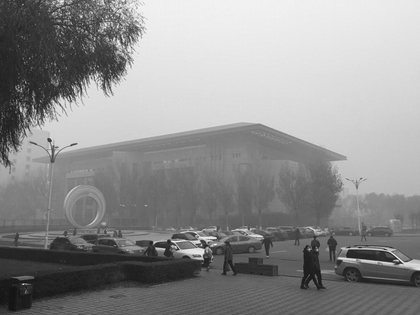
%> input picture 光电/matlab/dark_bayer/test1.bmp, 420 x 315 px, shrunk from 1024 x 768 before the run
$ octave dark_bayer.m   (GNU Octave 9; MATLAB toolbox functions it lacks are replaced by stand-ins)
%> lines starting %> are read from the running program, lines starting %| are printed output that depends on the picture; in (x1, y1, x2, y2) boxes, pixels count from 0 and x2, y2 are one past the last pixel; in counts of white or black regions, pixels touching at a corner belong together; the program's own positions count from 1
### 光电/matlab/dark_bayer/guidedfilter.m
function q = guidedfilter(I, p, r, eps)
%   GUIDEDFILTER   O(1) time implementation of guided filter.
%
%   - guidance image: I (should be a gray-scale/single channel image)
%   - filtering input image: p (should be a gray-scale/single channel image)
%   - local window radius: r
%   - regularization parameter: eps

[hei, wid] = size(I);
N = boxfilter(ones(hei, wid), r) ;% the size of each local patch; N=(2r+1)^2 except for boundary pixels.

mean_I = boxfilter(I, r) ./ N;
%mean_I = boxmean(I, r);
mean_p = boxfilter(p, r) ./ N;
%mean_p = boxmean(p, r);
mean_Ip = boxfilter(I.*p, r) ./ N;
%mean_Ip = boxmean(I.*p, r);
cov_Ip = mean_Ip - mean_I .* mean_p; % this is the covariance of (I, p) in each local patch.

mean_II = boxfilter(I.*I, r) ./ N;
%mean_II = boxmean(I.*I, r);
var_I = mean_II - mean_I .* mean_I;

a = cov_Ip ./ (var_I + eps); % Eqn. (5) in the paper;
b = mean_p - a .* mean_I; % Eqn. (6) in the paper;
mean_a = boxfilter(a, r) ./ N;
mean_b = boxfilter(b, r) ./ N;
q = mean_a .* I + mean_b; % Eqn. (8) in the paper;
%q = a .* I + b;
end

### 光电/matlab/dark_bayer/boxfilter.m
function imDst = boxfilter(imSrc, r)

%   BOXFILTER   O(1) time box filtering using cumulative sum
%
%   - Definition imDst(x, y)=sum(sum(imSrc(x-r:x+r,y-r:y+r)));
%   - Running time independent of r;
%   - Equivalent to the function: colfilt(imSrc, [2*r+1, 2*r+1], 'sliding', @sum);
%   - But much faster.

[hei, wid] = size(imSrc);
imDst = zeros(size(imSrc));

%cumulative sum over Y axis
imCum = cumsum(imSrc, 1);
%difference over Y axis
imDst(1:r+1, :) = imCum(1+r:2*r+1, :);
imDst(r+2:hei-r, :) = imCum(2*r+2:hei, :) - imCum(1:hei-2*r-1, :);
imDst(hei-r+1:hei, :) = repmat(imCum(hei, :), [r, 1]) - imCum(hei-2*r:hei-r-1, :);

%cumulative sum over X axis
imCum = cumsum(imDst, 2);
%difference over Y axis
imDst(:, 1:r+1) = imCum(:, 1+r:2*r+1);
imDst(:, r+2:wid-r) = imCum(:, 2*r+2:wid) - imCum(:, 1:wid-2*r-1);
imDst(:, wid-r+1:wid) = repmat(imCum(:, wid), [1, r]) - imCum(:, wid-2*r:wid-r-1);

end

### 光电/matlab/dark_bayer/bayer2rgb_3block.m
function image_turnback = bayer2rgb_3block(image_bayer_rggb)

[imageres_heigth,imageres_length]=size(image_bayer_rggb);

image_turnback = double(zeros(imageres_heigth,imageres_length,3));

%利用3*3邻域进行双线性插值
for i = 3:2:imageres_heigth-1                                                                                                                   %给所有的红色进行插值
    for j = 3:2:imageres_length-1
        image_turnback(i,j,2) = double(image_bayer_rggb(i,j-1) + image_bayer_rggb(i,j+1) + image_bayer_rggb(i-1,j) + image_bayer_rggb(i+1,j) )/4;               %恢复绿色插值
        image_turnback(i,j,3) = double(image_bayer_rggb(i-1,j-1) + image_bayer_rggb(i-1,j+1) + image_bayer_rggb(i+1,j-1) + image_bayer_rggb(i+1,j+1) )/4;               %恢复蓝色插值
    end
end

for i = 2:2:imageres_heigth-1                                                                                                                   %给所有的蓝色进行插值
    for j = 2:2:imageres_length-1
        image_turnback(i,j,2) = double(image_bayer_rggb(i,j-1) + image_bayer_rggb(i,j+1) + image_bayer_rggb(i-1,j) + image_bayer_rggb(i+1,j) )/4;               %恢复绿色插值
        image_turnback(i,j,1) = double(image_bayer_rggb(i-1,j-1) + image_bayer_rggb(i-1,j+1) + image_bayer_rggb(i+1,j-1) + image_bayer_rggb(i+1,j+1) )/4;               %恢复红色插值
    end
end

for i = 3:2:imageres_heigth-1                                                                                                                   %给所有的绿色进行插值
    for j = 2:2:imageres_length-1
         image_turnback(i,j,1) = double(image_bayer_rggb(i,j-1) + image_bayer_rggb(i,j+1))/2;       %恢复红色插值
         image_turnback(i,j,3) = double(image_bayer_rggb(i-1,j) + image_bayer_rggb(i+1,j))/2;       %恢复蓝色插值
    end
end

for i = 2:2:imageres_heigth-1
    for j = 3:2:imageres_length-1
         image_turnback(i,j,1) = double(image_bayer_rggb(i-1,j) + image_bayer_rggb(i+1,j))/2;       %恢复红色插值
         image_turnback(i,j,3) = double(image_bayer_rggb(i,j-1) + image_bayer_rggb(i,j+1))/2;       %恢复蓝色插值
    end
end

figure,imshow(uint8(round(image_turnback)),[0,255]);     %画出恢复后的全彩图像

### 光电/matlab/dark_bayer/dark_bayer.m
close all
clear all
clc

%窗口长度
window_size=4;

%雾的去除度
w=0.95;

%读取源图像
imageres=imread('test1.bmp');
%> imageres is the input picture: size 315x420 uint8; min 14, max 253, mean 143.2

figure,imshow(imageres,[0 255]);
%得到图像的长和宽
[imageres_heigth,imageres_length]=size(imageres);
%> imageres_heigth = 315; imageres_length = 420

%暗通道图像
imagedark=zeros(imageres_heigth,imageres_length);

%求取暗通道数据
for i=1:1:ceil(imageres_heigth/window_size)
    for j=1:1:ceil(imageres_length/window_size)
        x_min = (i-1)*window_size+1;
        x_max = min(x_min + window_size-1,imageres_heigth);
        y_min = (j-1)*window_size+1;
        y_max = min(y_min + window_size-1,imageres_length);
        imagedark(x_min:x_max,y_min:y_max) = uint8(ones(x_max-x_min+1,y_max-y_min+1))*min(reshape(imageres(x_min:x_max,y_min:y_max,1),(x_max-x_min+1)*(y_max-y_min+1),1));
        %temp(i,j)=min(minimageres);
    end
end
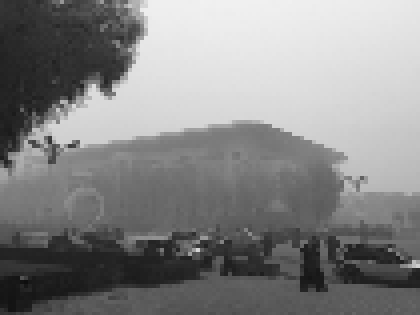
%> imagedark: size 315x420 double; min 14, max 241, mean 133.2

figure,imshow(imagedark,[0 255]);
clear minimageres;

%求取大气光值
[imagedarksort,imagedarkindex]=max(imagedark);
%> imagedarksort = 420 values, max 241 at index 201, min 144 at index 9, mean 225.8; imagedarkindex = 420 values, max 173 at index 5, min 1 at index 149, mean 39.74

%分离三个通道并
imageres_double=double(imageres);
atmo_light_value=0;
for i=1:1:imageres_length
    atmo_light_value=atmo_light_value+imageres_double(imagedarkindex(i),i);
end
%> this loop made 420 passes
%> atmo_light_value on passes 1 to 3: 165, 334, 503
%> after the loop, atmo_light_value = 95733

atmo_light_value = round(atmo_light_value/imageres_length);
%> atmo_light_value = 228

%求透射率，和大气光照无特别大的关系，小于0.1的需要特殊处理，有好多位置出现溢出的问题

image_tran_estimate=1-w*imagedark/max(atmo_light_value);

figure,imshow(image_tran_estimate,[0 1]);

%导向滤波,可以选择用灰度，还是用RGB中的某一个
image_tran_estimate = guidedfilter((imageres_double),image_tran_estimate*255,10,0.0001);
%> in boxfilter, `imDst(:, wid-r+1:wid) = repmat(imCum(:, wid), [1, r]) - imCum(:, wid-2..`: imDst: size 315x420 double; min 121, max 441, mean 428.3
%> in boxfilter (call 2), `imDst(hei-r+1:hei, :) = repmat(imCum(hei, :), [r, 1]) - imCum(hei-2*r:..`: imDst: size 315x420 double; min 382, max 5047, mean 2955.5
%> in boxfilter (call 2), `imDst(:, 1:r+1) = imCum(:, 1+r:2*r+1);`: imDst: size 315x420 double; min 387, max 68231, mean 3529.2
%> in boxfilter (call 2), `imDst(:, wid-r+1:wid) = repmat(imCum(:, wid), [1, r]) - imCum(:, wid-2..`: imDst: size 315x420 double; min 5501, max 105790, mean 61416.9
%> in boxfilter (call 3), `imDst(hei-r+1:hei, :) = repmat(imCum(hei, :), [r, 1]) - imCum(hei-2*r:..`: imDst: size 315x420 double; min -1.06, max 4910.9, mean 2344.9
%> in boxfilter (call 3), `imDst(:, 1:r+1) = imCum(:, 1+r:2*r+1);`: imDst: size 315x420 double; min -1.06, max 101785.4, mean 3896.4
%> in boxfilter (call 3), `imDst(:, wid-r+1:wid) = repmat(imCum(:, wid), [1, r]) - imCum(:, wid-2..`: imDst: size 315x420 double; min 82.88, max 101785.4, mean 48509.3
%> call 4 of boxfilter, with r = 10
%> in boxfilter (call 4), `imDst(hei-r+1:hei, :) = repmat(imCum(hei, :), [r, 1]) - imCum(hei-2*r:..`:
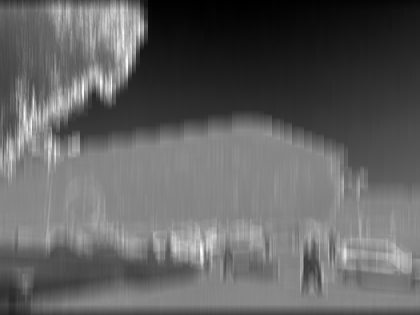
%> imDst: size 315x420 double; min -263.5, max 619181.4, mean 238654.1; drawn with min black and max white
%> in boxfilter (call 4), `imDst(:, 1:r+1) = imCum(:, 1+r:2*r+1);`: imDst: size 315x420 double; 2.62% of pixels changed, all inside (x1, y1, x2, y2) = (0, 0, 11, 315)
%> in boxfilter (call 4), `imDst(:, wid-r+1:wid) = repmat(imCum(:, wid), [1, r]) - imCum(:, wid-2..`: imDst: size 315x420 double; min 19886.8, max 9898051.3, mean 4952707
%> in guidedfilter, `mean_Ip = boxfilter(I.*p, r) ./ N;`:
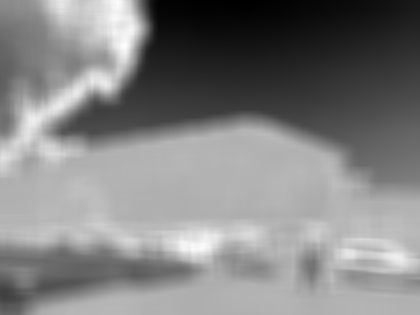
%> mean_Ip: size 315x420 double; min 86.09, max 22444.6, mean 11544.1; drawn with min black and max white
%> in guidedfilter, `cov_Ip = mean_Ip - mean_I .* mean_p;`:
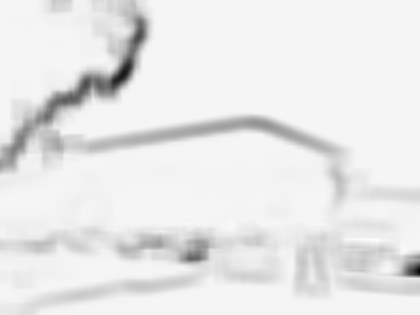
%> cov_Ip: size 315x420 double; min -4277.4, max 162, mean -222; drawn with min black and max white
%> call 5 of boxfilter, with r = 10
%> in boxfilter (call 5), `imDst(hei-r+1:hei, :) = repmat(imCum(hei, :), [r, 1]) - imCum(hei-2*r:..`: imDst: size 315x420 double; min 9488, max 1212969, mean 512558
%> in boxfilter (call 5), `imCum = cumsum(imDst, 2);`:
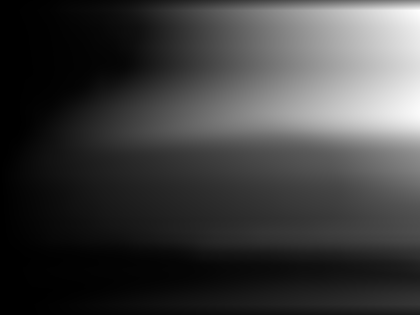
%> imCum: size 315x420 double; min 13036, max 372013430, mean 90522889.4; drawn with min black and max white
%> in boxfilter (call 5), `imDst(:, 1:r+1) = imCum(:, 1+r:2*r+1);`:
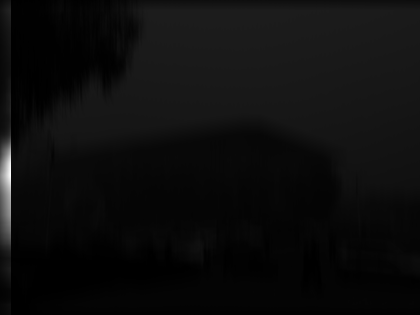
%> imDst: size 315x420 double; min 9488, max 10665192, mean 567491.8; drawn with min black and max white
%> in boxfilter (call 5), `imDst(:, wid-r+1:wid) = repmat(imCum(:, wid), [1, r]) - imCum(:, wid-2..`:
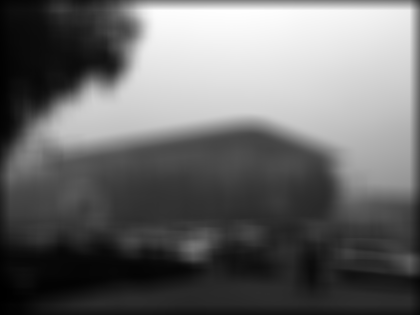
%> imDst: size 315x420 double; min 149638, max 25378092, mean 10659243.2; drawn with min black and max white
image_tran_estimate=image_tran_estimate/255;

image_tran_estimate(image_tran_estimate<0.1)=0.1;
image_tran_estimate(image_tran_estimate>1)=1;

%%
%求无雾图像
imagedes = (imageres_double-atmo_light_value)./image_tran_estimate + atmo_light_value;

imagedes(imagedes>255)=255;
imagedes(imagedes<0)=0;
imagedes=round(imagedes);
imagedes = uint8(imagedes);
figure,imshow(imagedes,[0 255]);

imagergb = bayer2rgb_3block(double(imagedes));
%figure,imshow(imagergb,[0 255]);
